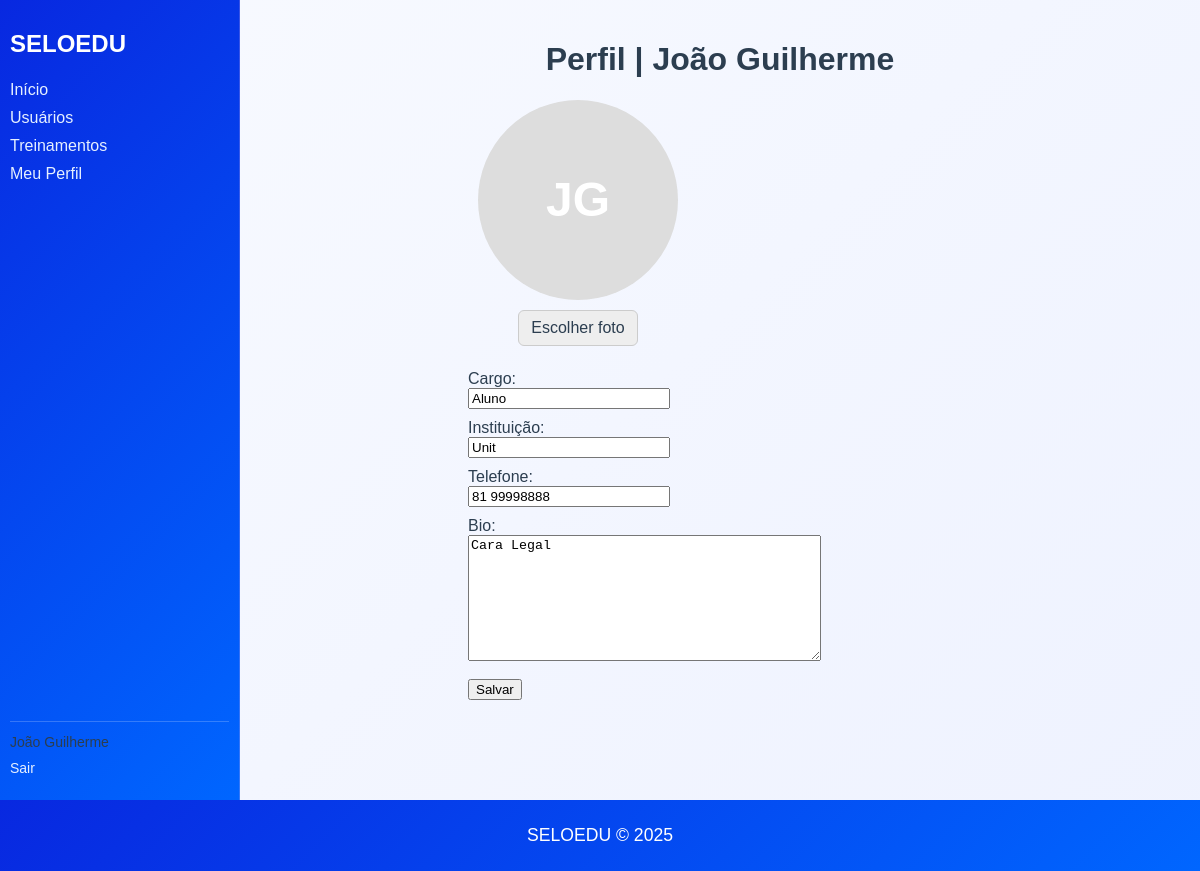
The page /users/profile (signed in) on the database as committed earlier.
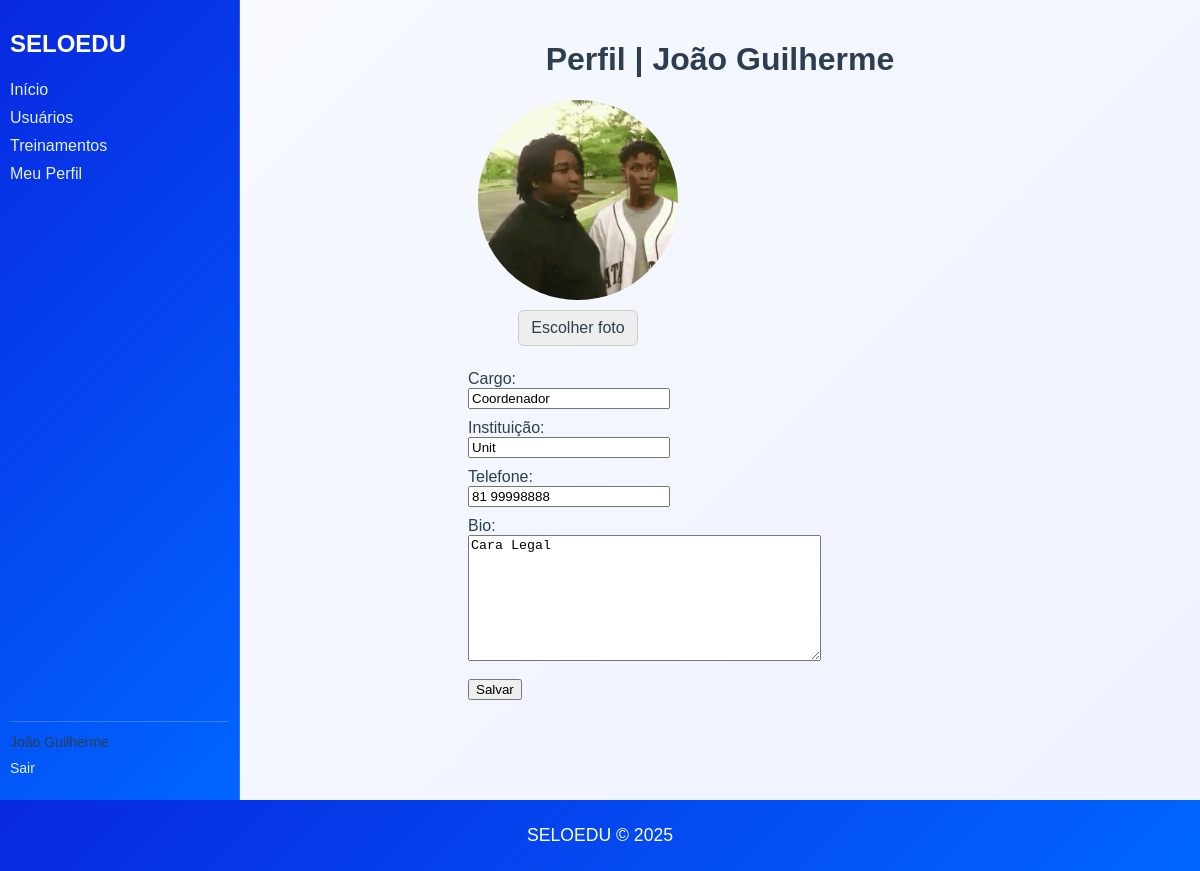
The same page on the database as committed later.
### models/users.py (models this page shows, shortened)
class User(UserMixin, db.Model):
	__tablename__ = 'users'
	id = db.Column(db.Integer, primary_key=True)
	nome = db.Column(db.String(120), nullable=False)
	email = db.Column(db.String(150), unique=True, nullable=False)
	password_hash = db.Column(db.String(256), nullable=True)
	role = db.Column(db.String(50), default='user')
	ativo = db.Column(db.Boolean, default=True)
	profile = db.relationship(
		'Profile',
		uselist=False,
		back_populates='user',
		cascade='all, delete-orphan',
		passive_deletes=True
	)

### models/profile.py (models this page shows)
class Profile(db.Model):
    __tablename__ = 'profiles'
    id = db.Column(db.Integer, primary_key=True)
    user_id = db.Column(
        db.Integer,
        db.ForeignKey('users.id', ondelete='CASCADE'),
        nullable=False,
        unique=True
    )
    telefone = db.Column(db.String(20))
    instituicao = db.Column(db.String(100))
    cargo = db.Column(db.String(100))
    foto = db.Column(db.String(255))
    bio = db.Column(db.Text)
    user = db.relationship('User', back_populates='profile')

### views/profile.py (the view, shortened to what this page needs)
@login_required
def profile(user_id=None):
    target_user_id = current_user.id
    if user_id is not None and user_id != current_user.id:
        if current_user.role != 'master':
            flash('Acesso negado. Apenas usuários master podem editar perfis de terceiros.', 'danger')
            return redirect(url_for('users.show', user_id=user_id))
        target_user_id = user_id
    subject_user = User.query.get_or_404(target_user_id)
    profile = Profile.query.filter_by(user_id=target_user_id).first()
    return render_template('users/profile.html', profile=profile, subject_user=subject_user)

### models/users.py (called while the page is built)
@login_manager.user_loader
def load_user(user_id):
	try:
		return User.query.get(int(user_id))
	except Exception:
		return None

### templates/users/profile.html (shortened to what this page needs)
{% extends "base.html" %}
{% block content %}
<h1>Perfil | {{ (subject_user.nome if subject_user and subject_user.nome else (current_user.nome if current_user and current_user.nome else '')) }}</h1>
<form method="post" action="{{ url_for('users.profile') }}" enctype="multipart/form-data">
  <div style="display:flex; gap:24px; align-items:flex-start; flex-wrap:wrap;">
    <div style="display:flex; flex-direction:column; align-items:center; gap:10px; min-width:220px;">
      <div id="photo-box"
           style="width:200px; height:200px; border-radius:50%; overflow:hidden; background:#ddd; display:flex; align-items:center; justify-content:center; cursor:pointer;"
           title="Clique para alterar a foto">
        {% if profile and profile.foto %}
          <img id="current-photo" src="{{ url_for('static', filename='uploads/' ~ profile.foto) }}"
               alt="Foto atual" style="width:200px; height:200px; object-fit:cover; display:block;">
        {% else %}
          {% set _name = (subject_user.nome if subject_user and subject_user.nome else (current_user.nome if current_user and current_user.nome else '')) %}
          {% set parts = _name.split() if _name else [] %}
          {% if parts|length > 1 %}
            {% set initials = (parts[0][0] ~ parts[-1][0]).upper() %}
          {% elif _name %}
            {% set initials = _name[:2].upper() %}
          {% else %}
            {% set initials = "?" %}
          {% endif %}
          <span id="initials" style="font-weight:700; font-size:48px; color:#fff;">
            {{ initials }}
          </span>
        {% endif %}
      </div>
      <div>
        <label for="foto" style="display:inline-block; padding:8px 12px; background:#eee; border:1px solid #ccc; border-radius:6px; cursor:pointer;">
          Escolher foto
        </label>
      </div>
    </div>
    <div style="flex:1 1 420px; min-width:260px;">
      <div style="margin-bottom:10px;">
        <label for="cargo">Cargo:</label><br>
        <input type="text" id="cargo" name="cargo" value="{{ profile.cargo or '' }}" style="width:40%; box-sizing:border-box;">
      </div>
      <div style="margin-bottom:10px;">
        <label for="instituicao">Instituição:</label><br>
        <input type="text" id="instituicao" name="instituicao" value="{{ profile.instituicao or '' }}" style="width:40%; box-sizing:border-box;">
      </div>
      <div style="margin-bottom:10px;">
        <label for="telefone">Telefone:</label><br>
        {% if form %}
          {{ form.telefone(class="form-control", style="width:40%; box-sizing:border-box;") }}
        {% else %}
          <input type="text" id="telefone" name="telefone" maxlength="11" value="{{ profile.telefone or '' }}" style="width:40%; box-sizing:border-box;">
        {% endif %}
      </div>
      <div style="margin-top:6px;">
        <label for="bio">Bio:</label><br>
        {% if form %}
          {{ form.bio(class="form-control", rows=5, style="width:70%; box-sizing:border-box;") }}
        {% else %}
          <textarea id="bio" name="bio" rows="8" style="width:70%; box-sizing:border-box;">{{ profile.bio or '' }}</textarea>
        {% endif %}
      </div>
      <div style="margin-top:14px;">
        <button type="submit" class="btn btn-primary">Salvar</button>
      </div>
    </div>
  </div>
</form>
{% endblock %}

### templates/base.html (shortened to what this page needs)
<!DOCTYPE html>
<html lang="pt-BR">
<head>
    <link rel="stylesheet" href="{{ url_for('static', filename='custom.css') }}">
</head>
<body>
    <div class="layout" id="app-layout">
        {% if current_user.is_authenticated %}
        <aside id="sidebar">
            <div style="display:flex; align-items:center; justify-content:flex-start; margin-bottom:8px;">
                <h2>SELOEDU</h2>
            </div>
            <nav>
                <ul>
                    <li><a href="{{ url_for('users.dashboard') }}">Início</a></li>
                    <li><a href="{{ url_for('users.index') }}">Usuários</a></li>
                    <li><a href="{{ url_for('treinamento.listar') }}">Treinamentos</a></li>
                    <li><a href="{{ url_for('users.profile') }}">Meu Perfil</a></li>
                </ul>
            </nav>
            <div class="sidebar-footer">
                <p>{{ current_user.nome }}</p>
                <ul>
                    <li><a href="{{ url_for('auth.logout') }}">Sair</a></li>
                </ul>
            </div>
        </aside>
        {% endif %}
        <main>
            {% block content %}{% endblock %}
        </main>
    </div>
    <footer>
        <p>SELOEDU © 2025</p>
    </footer>
</body>
</html>

### Static/custom.css (style rules this page uses)
body { font-family: 'Arial', sans-serif; background: linear-gradient(135deg, #f8faff 0%, #eef2ff 100%); margin: 0; padding: 0; color: #2c3e50; display: flex; flex-direction: column; min-height: 100vh; }
main { flex: 1; padding: 20px; display: flex; flex-direction: column; align-items: center; }
footer { background: linear-gradient(135deg, #0828e0 0%, #0066ff 100%); color: white; text-align: center; padding: 25px; margin-top: auto; width: 100%; box-sizing: border-box; font-weight: 500; }
footer p { margin: 0; font-size: 1.1em; }
.layout { display: grid; grid-template-columns: 240px 1fr; min-height: 100vh; }
aside { background: linear-gradient(135deg, #0828e0 0%, #0066ff 100%); padding: 10px; display: flex; flex-direction: column; justify-content: flex-start; border-right: 1px solid rgba(255,255,255,0.2); }
aside h2 { margin-bottom: 5px; text-align: left; color: #ffffff; }
aside nav ul { list-style: none; padding: 0; margin: 0; }
aside nav li { margin: 10px 0; }
aside nav a { text-decoration: none; color: #e6f0ff; font-weight: 500; }
.sidebar-footer { border-top: 1px solid rgba(255,255,255,0.2); padding-top: 10px; font-size: 14px; margin-top: auto; }
.sidebar-footer p { margin: 2px 0; }
.sidebar-footer ul { list-style: none; padding: 0; margin-top: 10px; }
.sidebar-footer li { margin: 6px 0; }
.sidebar-footer a { text-decoration: none; color: #e6f0ff; }
main { padding: 20px; }

Rows that differ between the two databases and show on the page:
changed Profile "Unit": foto: picture added; cargo "Aluno" → "Coordenador"
Other text that changed with them:
{{ initials }}: "JG" → (not shown)
